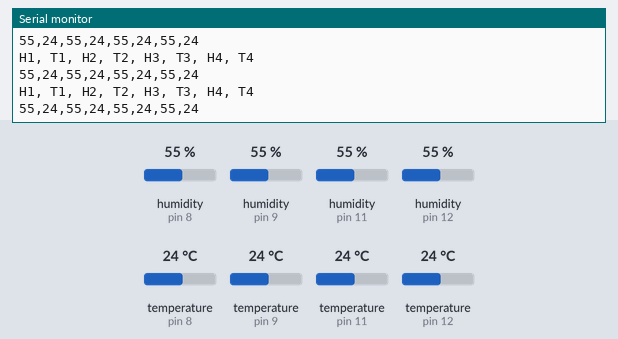
Simulated run of this sketch. Board: Arduino Uno, built with avr-gcc and run on an emulated ATmega328P. Shown: the last lines printed to the serial monitor. The inputs (shaded band) are chosen by the test bench; at power-on: humidity (sensors on pin 8, pin 9, pin 11, pin 12) 55 %, temperature (sensors on pin 8, pin 9, pin 11, pin 12) 24 °C.

Above: at 2.9 s.
3.0 s: humidity (sensor on pin 8) set to 22 %
At 4.75 s:
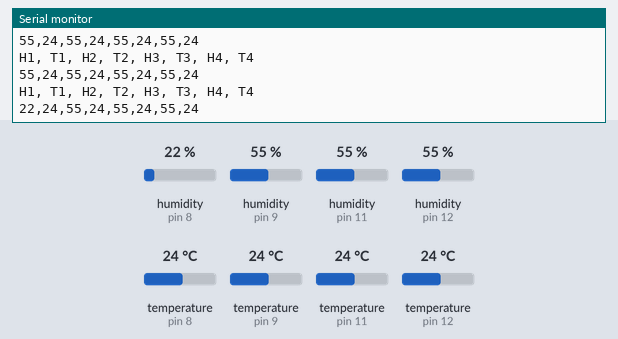
5.8 s: humidity (sensor on pin 9) set to 22 %
At 6.55 s:
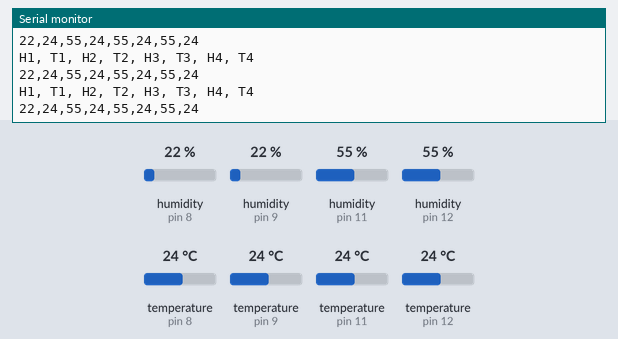
8.6 s: humidity (sensor on pin 11) set to 22 %
At 8.66 s:
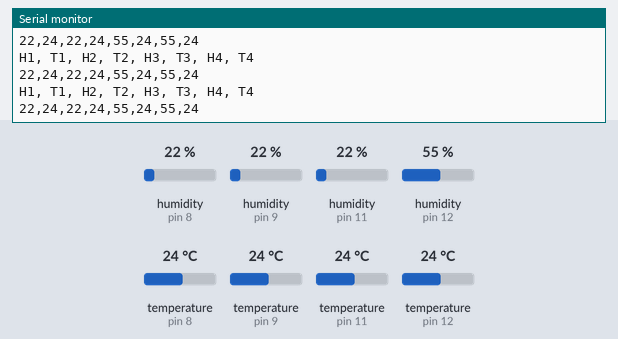
11.4 s: humidity (sensor on pin 12) set to 22 %
At 12.87 s:
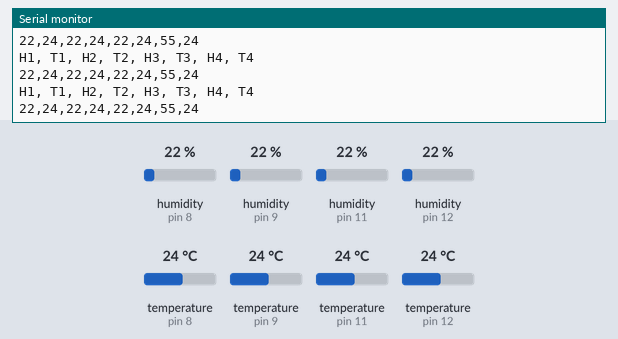
14.2 s: temperature (sensor on pin 8) set to 12 °C
At 14.97 s:
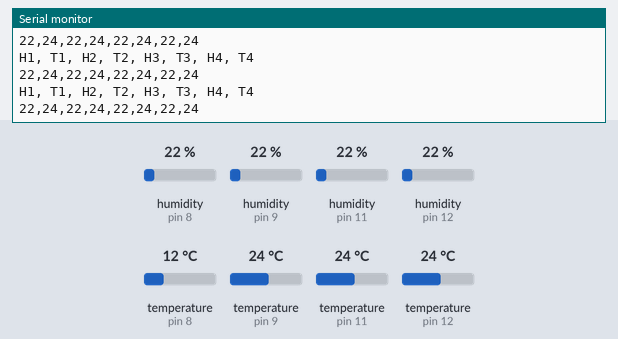
17.0 s: temperature (sensor on pin 9) set to 12 °C
At 17.07 s:
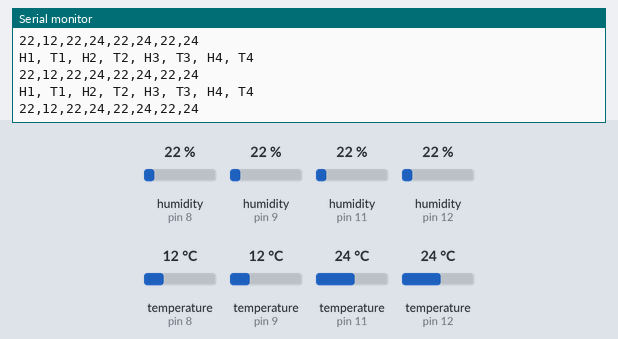

Measured:
- after the input at 3.0 s, the serial monitor: prints a new line after 1.6 s (image 1)

The sketch:

DHT_Multi_4.ino
```cpp
//Example testing sketch for various DHT
// orig ladyada, public domain

#include "DHT.h"

#define DHT1PIN 8
#define DHT2PIN 9
#define DHT3PIN 11
#define DHT4PIN 12

#define DHT1TYPE DHT11 //DHT22
#define DHT2TYPE DHT11 // DHT22
#define DHT3TYPE DHT11 // DHT22
#define DHT4TYPE DHT11 // DHT22
//#define DHTTYPE DHT21

DHT dht1(DHT1PIN, DHT1TYPE);
DHT dht2(DHT2PIN, DHT2TYPE);
DHT dht3(DHT3PIN, DHT3TYPE);
DHT dht4(DHT4PIN, DHT4TYPE);

void setup() {
  Serial.begin(9600);
  Serial.println("DHTxx test!");

  dht1.begin();
  dht2.begin();
  dht3.begin();
  dht4.begin();

}

void loop() {
  // put your main code here, to run repeatedly:

  int h1 = dht1.readHumidity();
  int h2 = dht2.readHumidity();
  int h3 = dht3.readHumidity();
  int h4 = dht4.readHumidity();

  int t1 = dht1.readTemperature();
  int t2 = dht2.readTemperature();
  int t3 = dht3.readTemperature();
  int t4 = dht4.readTemperature();
  delay (250);

  Serial.println ("H1, T1, H2, T2, H3, T3, H4, T4");
  Serial.print (h1);
  Serial.print (",");
  Serial.print (t1);
  Serial.print (",");
  Serial.print (h2);
  Serial.print (",");
  Serial.print (t2);
  Serial.print (",");
  Serial.print (h3);
  Serial.print (",");
  Serial.print (t3);
  Serial.print (",");
  Serial.print (h4);
  Serial.print (",");
  Serial.println (t4);

}
```
